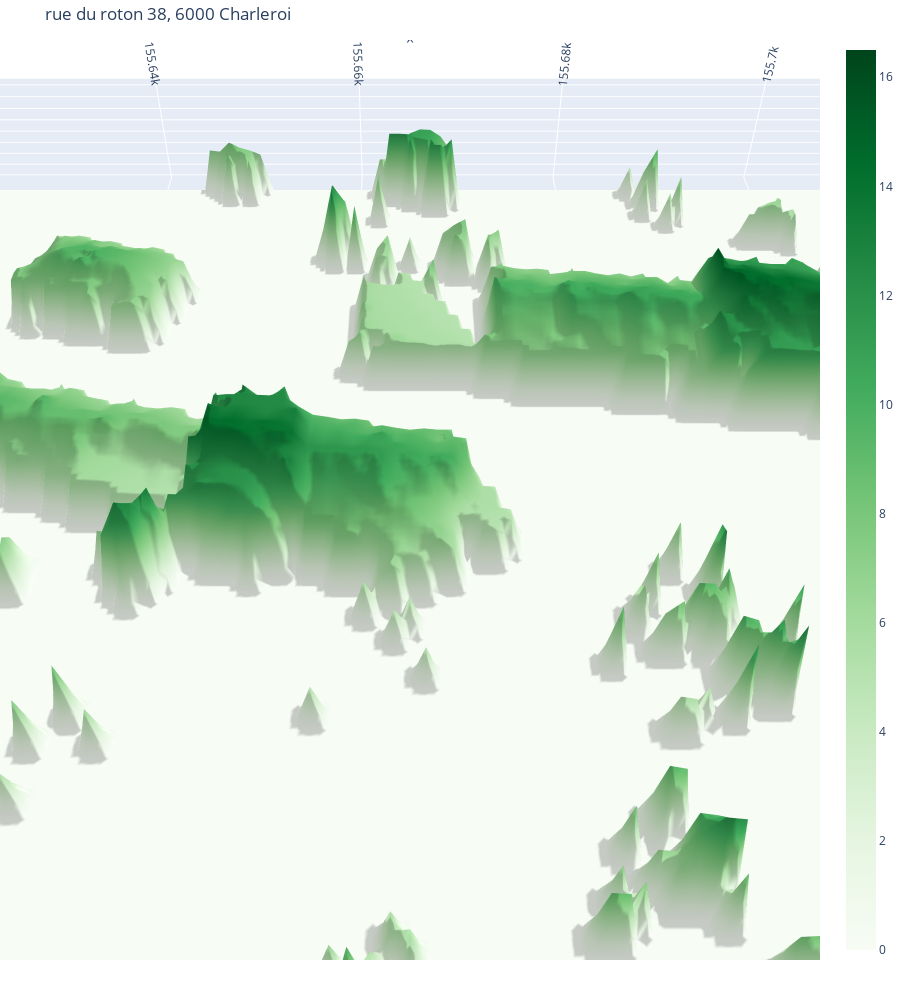

This figure's notebook cell:
### Code cell
import polyline
data = rasterio.open(f'CHM_{time}')
xMin, yMin, xMax, yMax = data.bounds
z_data = pd.DataFrame(data.read(1))
z_data.index   = list(range(int(yMax), int(yMin), -1))
z_data.columns = list(range(int(xMin), int(xMax)))
z_data = z_data.applymap(lambda x: 0 if x < 5 else round(x, 1))
array_z =np.array(z_data)
print(array_z)
# polyline.encode(z_data)
fig = go.Figure(go.Surface(z=z_data.values, x=z_data.columns, y=z_data.index, opacity=1,colorscale="greens"))
# for feature in features:
#     fig.add_scatter3d(x=feature['X'], y=feature['Y'], z=[3]*len(feature['X']),
#                       mode='lines',showlegend=False,
#                       line=dict(color='red', width=10))
#
fig.update_layout(
    title=address,
    width=900,
    height=1000,
    margin=dict(t=40, r=0, l=0, b=40),
    scene = {
        "xaxis": {'showspikes': False},
             "yaxis": {'showspikes': False},
             "zaxis": {'showspikes': False},
             'camera_eye': {"x": 0, "y": -0.5, "z": 0.5},
             "aspectratio": {"x": 1, "y": 1, "z": 0.1}
            })


fig.show()

### Figure 1 — Plotly figure (JSON) as saved in the notebook; plotly's stock layout.template omitted (floating-point values rounded to 4 significant figures; data arrays with more than 128 entries replaced by an {"elided": "..."} marker saying what was removed)
{"data": [{"colorscale": [[0.0, "rgb(247,252,245)"], [0.125, "rgb(229,245,224)"], [0.25, "rgb(199,233,192)"], [0.375, "rgb(161,217,155)"], [0.5, "rgb(116,196,118)"], [0.625, "rgb(65,171,93)"], [0.75, "rgb(35,139,69)"], [0.875, "rgb(0,109,44)"], [1.0, "rgb(0,68,27)"]], "opacity": 1, "type": "surface", "x": [155615, 155616, 155617, 155618, 155619, 155620, 155621, 155622, 155623, 155624, 155625, 155626, 155627, 155628, 155629, 155630, 155631, 155632, 155633, 155634, 155635, 155636, 155637, 155638, 155639, 155640, 155641, 155642, 155643, 155644, 155645, 155646, 155647, 155648, 155649, 155650, 155651, 155652, 155653, 155654, 155655, 155656, 155657, 155658, 155659, 155660, 155661, 155662, 155663, 155664, 155665, 155666, 155667, 155668, 155669, 155670, 155671, 155672, 155673, 155674, 155675, 155676, 155677, 155678, 155679, 155680, 155681, 155682, 155683, 155684, 155685, 155686, 155687, 155688, 155689, 155690, 155691, 155692, 155693, 155694, 155695, 155696, 155697, 155698, 155699, 155700, 155701, 155702, 155703, 155704, 155705, 155706, 155707, 155708, 155709, 155710, 155711, 155712, 155713, 155714, 155715], "y": [123431, 123430, 123429, 123428, 123427, 123426, 123425, 123424, 123423, 123422, 123421, 123420, 123419, 123418, 123417, 123416, 123415, 123414, 123413, 123412, 123411, 123410, 123409, 123408, 123407, 123406, 123405, 123404, 123403, 123402, 123401, 123400, 123399, 123398, 123397, 123396, 123395, 123394, 123393, 123392, 123391, 123390, 123389, 123388, 123387, 123386, 123385, 123384, 123383, 123382, 123381, 123380, 123379, 123378, 123377, 123376, 123375, 123374, 123373, 123372, 123371, 123370, 123369, 123368, 123367, 123366, 123365, 123364, 123363, 123362, 123361, 123360, 123359, 123358, 123357, 123356, 123355, 123354, 123353, 123352, 123351, 123350, 123349, 123348, 123347, 123346, 123345, 123344, 123343, 123342, 123341, 123340, 123339, 123338, 123337, 123336, 123335, 123334, 123333, 123332, 123331], "z": {"elided": "101x101 float values"}}], "layout": {"height": 1000, "margin": {"b": 40, "l": 0, "r": 0, "t": 40}, "scene": {"aspectratio": {"x": 1, "y": 1, "z": 0.1}, "camera": {"eye": {"x": 0, "y": -0.5, "z": 0.5}}, "xaxis": {"showspikes": false}, "yaxis": {"showspikes": false}, "zaxis": {"showspikes": false}}, "title": {"text": "rue du roton 38, 6000 Charleroi"}, "width": 900}}
